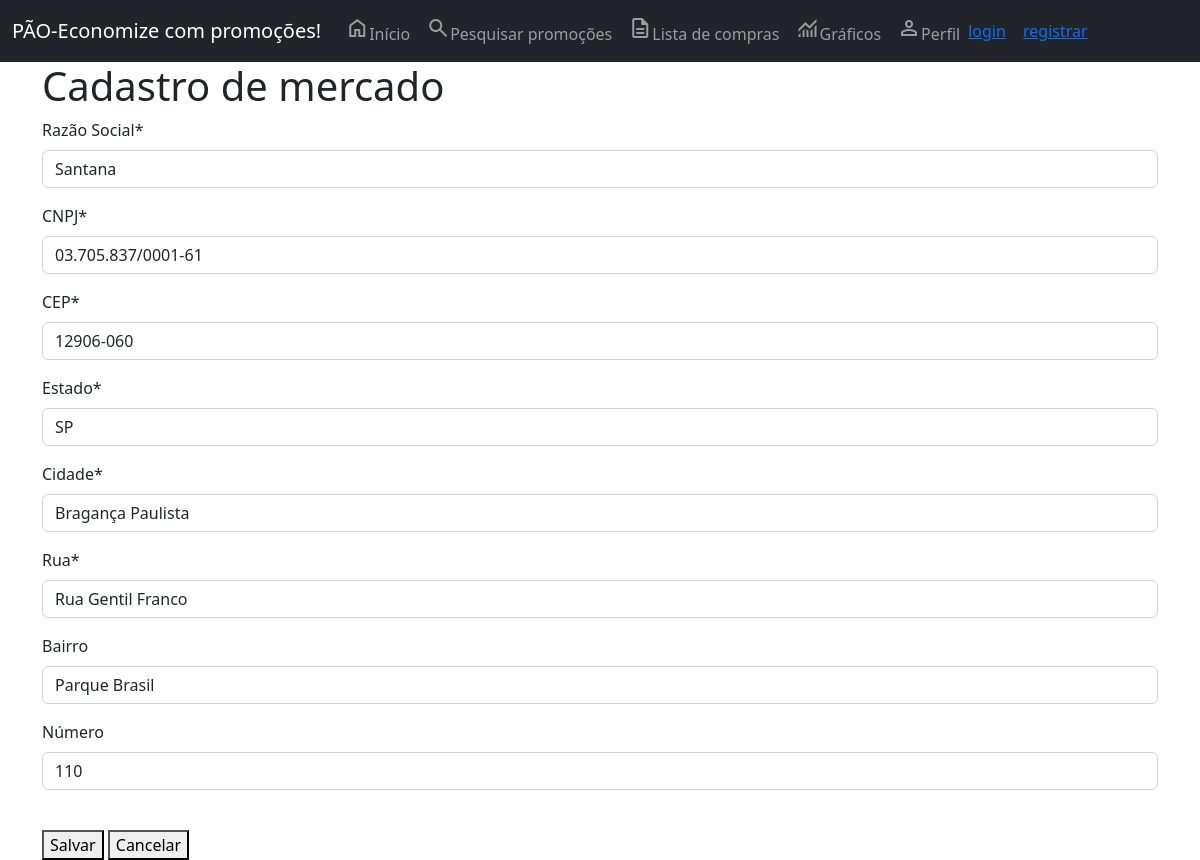
The page /atualiza-mercado/4/ on the database its author committed.
### core/models.py (models this page shows, shortened)
class Mercado(models.Model):
    razao_social = models.CharField(max_length=100, verbose_name='Razão Social')
    cnpj = models.CharField(max_length=20, verbose_name='CNPJ')
    endereco = models.OneToOneField(Endereco, blank=True, null=True, on_delete=models.CASCADE, verbose_name='Endereço')
    class Meta:
        verbose_name_plural = 'Mercado'

class Endereco(models.Model):
    cep = models.CharField(max_length=100, verbose_name='CEP')
    estado = models.CharField(max_length=2, verbose_name='Estado')
    cidade = models.CharField(max_length=100, verbose_name='Cidade')
    rua = models.CharField(max_length=100, verbose_name='Rua')
    bairro = models.CharField(max_length=100, blank=True, null=True, verbose_name='Bairro')
    numero = models.IntegerField(blank=True, null=True, verbose_name='Número')
    class Meta:
        verbose_name_plural = 'Endereço'

### core/views.py (the view)
# urls.py: path('atualiza-mercado/<int:id>/', atualizar_mercado, name='url_atualiza_mercado'),
def atualizar_mercado(request, id):
    mercado = Mercado.objects.get(id=id)
    endereco = Endereco.objects.get(id=mercado.endereco.id)
    form = FormMercado(request.POST or None, request.FILES or None, instance=mercado)
    form_endereco = FormEndereco(request.POST or None, instance=endereco)
    if form.is_valid() and form_endereco.is_valid():
        form.save()
        form_endereco.save()
        return redirect('url_listagem_mercados')
    contexto = {'form': form, 'form_endereco': form_endereco, 'txt_title': 'att_merc', 'txt_descricao': 'Atualização de Mercado', 'txt_button': 'Atualizar'}
    return render(request, 'core/cadastro_completo.html', contexto)

### core/forms.py
class FormMercado(ModelForm):
    class Meta:
        model = Mercado
        fields = ['razao_social', 'cnpj']

class FormEndereco(ModelForm):
    class Meta:
        model = Endereco
        fields = ['cep', 'estado', 'cidade', 'rua', 'bairro', 'numero']

### core/templates/core/cadastro_completo.html (shortened to what this page needs)
{% extends 'base.html' %}
{% block main %}
{% load crispy_forms_tags %}
<div class="container">
   <h1>Cadastro de mercado</h1>
   <form method="post" enctype="multipart/form-data">
      {{ form | crispy }}
      {{ form_endereco | crispy }} <br>
      <button type="submit">Salvar</button>
      <button onclick="window.location.href='/'">Cancelar</button>
   </form>
</div>
{% endblock %}

### rows shown on the page
Mercado: razao_social "Santana", cnpj "03.705.837/0001-61"
Endereco: cep "12906-060", estado "SP", cidade "Bragança Paulista", rua "Rua Gentil Franco", bairro "Parque Brasil", numero "110"
